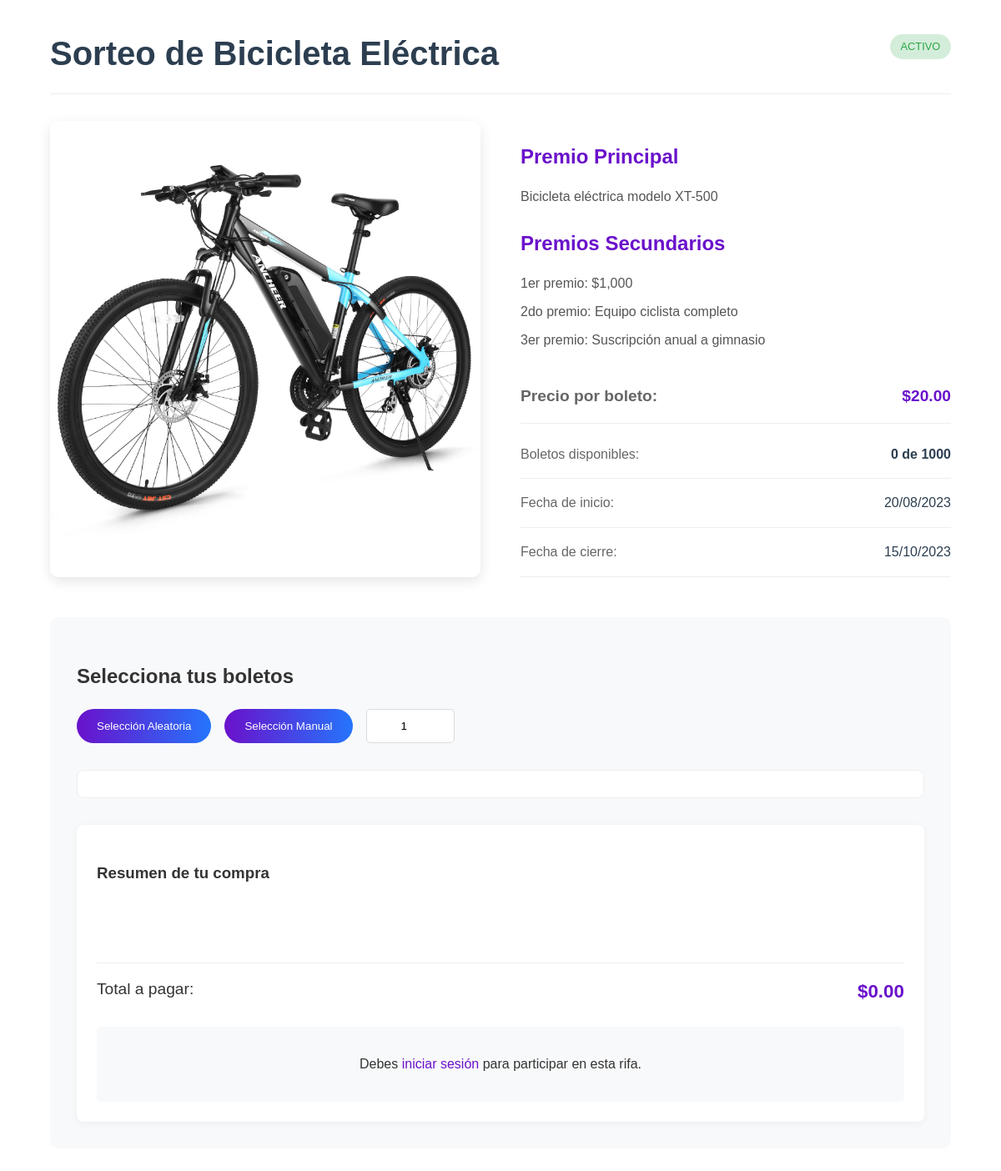
Screenshot of /evento.php?id=8 with the database file from the repository.
### tables this page shows
CREATE TABLE IF NOT EXISTS eventos (
    id INT AUTO_INCREMENT PRIMARY KEY,
    titulo VARCHAR(255) NOT NULL,
    descripcion TEXT,
    imagen VARCHAR(255),
    precio_boleto DECIMAL(10,2) NOT NULL,
    total_boletos INT NOT NULL,
    boletos_disponibles INT NOT NULL,
    fecha_inicio DATETIME,
    fecha_fin DATETIME,
    estado ENUM('activo', 'finalizado', 'proximamente') DEFAULT 'proximamente',
    premio_principal TEXT,
    premios_secundarios TEXT,
    created_at DATETIME DEFAULT CURRENT_TIMESTAMP,
    updated_at DATETIME ON UPDATE CURRENT_TIMESTAMP
);

### includes/functions.php (called while the page is built, shortened)
<?php
function obtenerEvento($id) {
    global $pdo;
    $stmt = $pdo->prepare("SELECT * FROM eventos WHERE id = ?");
    $stmt->execute([$id]);
    return $stmt->fetch(PDO::FETCH_ASSOC);
}

### includes/config.php (called while the page is built, shortened)
<?php
try {
    $pdo = new PDO("mysql:host=".DB_HOST.";dbname=".DB_NAME, DB_USER, DB_PASS);
    $pdo->setAttribute(PDO::ATTR_ERRMODE, PDO::ERRMODE_EXCEPTION);
    $pdo->setAttribute(PDO::ATTR_DEFAULT_FETCH_MODE, PDO::FETCH_ASSOC);
} catch (PDOException $e) {
    die("Error de conexión a la base de datos: " . $e->getMessage());
}
require_once __DIR__ . '/functions.php';
function is_logged_in() {
    return isset($_SESSION['usuario_id']);
}

### evento.php (the view, shortened to what this page needs)
<?php
require_once './includes/config.php';
require_once './includes/functions.php';
$evento_id = isset($_GET['id']) ? intval($_GET['id']) : 0;
$evento = obtenerEvento($evento_id);
?>
<!DOCTYPE html>
<html lang="es">
<head>
    <link rel="stylesheet" href="./assets/css/evento.css">
    <link rel="stylesheet" href="./assets/css/main.css">
</head>
<body>
    <main class="evento-detalle">
        <div class="container">
            <div class="evento-header">
                <h1><?= htmlspecialchars($evento['titulo']) ?></h1>
                <div class="evento-estado <?= $evento['estado'] ?>">
                    <?= strtoupper($evento['estado']) ?>
                </div>
            </div>
            <div class="evento-grid">
                <div class="evento-imagen">
                    <img src="./uploads/<?= htmlspecialchars($evento['imagen']) ?>" alt="<?= htmlspecialchars($evento['titulo']) ?>">
                </div>
                <div class="evento-info">
                    <h2>Premio Principal</h2>
                    <p><?= nl2br(htmlspecialchars($evento['premio_principal'])) ?></p>
                    <h2>Premios Secundarios</h2>
                    <p><?= nl2br(htmlspecialchars($evento['premios_secundarios'])) ?></p>
                    <div class="evento-precio">
                        <span>Precio por boleto:</span>
                        <strong>$<?= number_format($evento['precio_boleto'], 2) ?></strong>
                    </div>
                    <div class="evento-boletos">
                        <span>Boletos disponibles:</span>
                        <strong><?= $evento['boletos_disponibles'] ?> de <?= $evento['total_boletos'] ?></strong>
                    </div>
                    <div class="evento-fechas">
                        <div>
                            <span>Fecha de inicio:</span>
                            <strong><?= date('d/m/Y', strtotime($evento['fecha_inicio'])) ?></strong>
                        </div>
                        <div>
                            <span>Fecha de cierre:</span>
                            <strong><?= date('d/m/Y', strtotime($evento['fecha_fin'])) ?></strong>
                        </div>
                    </div>
                </div>
            </div>
            <div class="seleccion-boletos">
    <h2>Selecciona tus boletos</h2>
    <div class="seleccion-opciones">
        <button id="seleccion-aleatoria" class="btn">Selección Aleatoria</button>
        <button id="seleccion-manual" class="btn">Selección Manual</button>
        <input type="number" id="cantidad-boletos" min="1" max="20" value="1" placeholder="Cantidad">
    </div>
    <div class="boletos-container">
    </div>
    <div class="resumen-compra">
        <h3>Resumen de tu compra</h3>
        <div id="boletos-seleccionados"></div>
        <div class="total">
            <span>Total a pagar:</span>
            <strong id="total-pagar">$0.00</strong>
        </div>
        <?php if (is_logged_in()): ?>
            <form id="form-pago" class="form-pago" enctype="multipart/form-data">
                <input type="hidden" name="evento_id" value="<?= $evento['id'] ?>">
                <div class="form-group">
                    <label>Método de pago:</label>
                    <div class="metodos-pago" id="metodos-pago">
                    </div>
                </div>
                <div class="form-group">
                    <label for="referencia">Número de referencia:</label>
                    <input type="text" id="referencia" name="referencia" required>
                </div>
                <div class="form-group">
                    <label for="comprobante">Comprobante de pago (opcional):</label>
                    <input type="file" id="comprobante" name="comprobante" accept="image/*,.pdf">
                </div>
                <button type="submit" id="procederPagoBtn" class="btn" disabled>Confirmar Pago</button>
            </form>
        <?php else: ?>
            <div class="alert">
                <p>Debes <a href="./login.php">iniciar sesión</a> para participar en esta rifa.</p>
            </div>
        <?php endif; ?>
    </div>
</div>
</body>
</html>

### assets/css/evento.css (style rules this page uses)
.evento-detalle { padding: 2rem 0; }
.container { width: 90%; max-width: 1200px; margin: 0 auto; }
.evento-header { display: flex; justify-content: space-between; align-items: center; margin-bottom: 2rem; padding-bottom: 1rem; border-bottom: 1px solid #eee; }
.evento-header h1 { font-size: 2.5rem; margin: 0; color: #2c3e50; }
.evento-estado { display: inline-block; padding: 0.5rem 1.5rem; border-radius: 20px; font-size: 0.9rem; font-weight: 600; text-transform: uppercase; }
.evento-estado.activo { background-color: rgba(40, 167, 69, 0.2); color: #28a745; }
.evento-grid { display: grid; grid-template-columns: 1fr 1fr; gap: 3rem; margin-bottom: 3rem; }
.evento-imagen { border-radius: 10px; overflow: hidden; box-shadow: 0 5px 15px rgba(0,0,0,0.1); }
.evento-imagen img { width: 100%; height: auto; display: block; transition: transform 0.3s ease; }
.evento-info h2 { color: #6a11cb; margin-top: 1.5rem; margin-bottom: 0.5rem; font-size: 1.5rem; }
.evento-info p { line-height: 1.6; color: #555; margin-bottom: 1.5rem; }
.evento-precio, .evento-boletos, .evento-fechas div { display: flex; justify-content: space-between; padding: 1rem 0; border-bottom: 1px solid #eee; }
.evento-precio span, .evento-boletos span, .evento-fechas span { color: #666; }
.evento-precio strong { color: #6a11cb; font-size: 1.2rem; }
.evento-boletos strong { color: #2c3e50; }
.evento-fechas strong { color: #2c3e50; font-weight: 500; }
.seleccion-boletos { margin-top: 3rem; padding: 2rem; background: #f8f9fa; border-radius: 10px; }
.seleccion-opciones { display: flex; gap: 1rem; margin-bottom: 2rem; align-items: center; }
.seleccion-opciones input { padding: 0.75rem; border: 1px solid #ddd; border-radius: 5px; width: 80px; text-align: center; }
.boletos-container { display: grid; grid-template-columns: repeat(auto-fill, minmax(60px, 1fr)); gap: 1rem; margin-bottom: 2rem; max-height: 400px; overflow-y: auto; padding: 1rem; background: white; border-radius: 8px; border: 1px solid #eee; }
.resumen-compra { background: white; padding: 1.5rem; border-radius: 8px; box-shadow: 0 2px 10px rgba(0,0,0,0.05); }
#boletos-seleccionados { display: flex; flex-wrap: wrap; gap: 0.5rem; margin: 1rem 0; min-height: 50px; }
.total { display: flex; justify-content: space-between; font-size: 1.2rem; margin: 1.5rem 0; padding-top: 1rem; border-top: 1px solid #eee; }
.total strong { color: #6a11cb; font-size: 1.4rem; }

### assets/css/main.css (style rules this page uses)
:root { --primary-color: #6a11cb; --secondary-color: #2575fc; --accent-color: #ff4d4d; --light-color: #f8f9fa; --dark-color: #343a40; --success-color: #28a745; --warning-color: #ffc107; --danger-color: #dc3545; }
body { font-family: 'Poppins', sans-serif; margin: 0; padding: 0; color: #333; line-height: 1.6; }
.container { width: 90%; max-width: 1200px; margin: 0 auto; }
.evento-precio { font-size: 1.2rem; color: var(--primary-color); font-weight: 600; margin: 0.5rem 0; }
.evento-estado { display: inline-block; padding: 0.3rem 0.8rem; border-radius: 20px; font-size: 0.8rem; font-weight: 500; margin-bottom: 1rem; }
.evento-estado.activo { background-color: rgba(40, 167, 69, 0.2); color: var(--success-color); }
.btn { display: inline-block; padding: 0.8rem 1.5rem; background: linear-gradient(to right, var(--primary-color), var(--secondary-color)); color: white; border: none; border-radius: 30px; text-decoration: none; font-weight: 500; cursor: pointer; transition: all 0.3s ease; }
.alert { background: #f8f9fa; padding: 1rem; border-radius: 5px; text-align: center; margin-top: 1rem; }
.alert a { color: #6a11cb; text-decoration: none; font-weight: 500; }

### rows the page displays
eventos: titulo "Sorteo de Bicicleta Eléctrica", estado "ACTIVO", imagen (picture), premio_principal "Bicicleta eléctrica modelo XT-500", premios_secundarios "1er premio: $1,000 2do premio: Equipo ciclista completo 3er premio: Suscripción anual a gimnasio", precio_boleto "20.00", boletos_disponibles "0", total_boletos "1000", fecha_inicio "20/08/2023", fecha_fin "15/10/2023"
